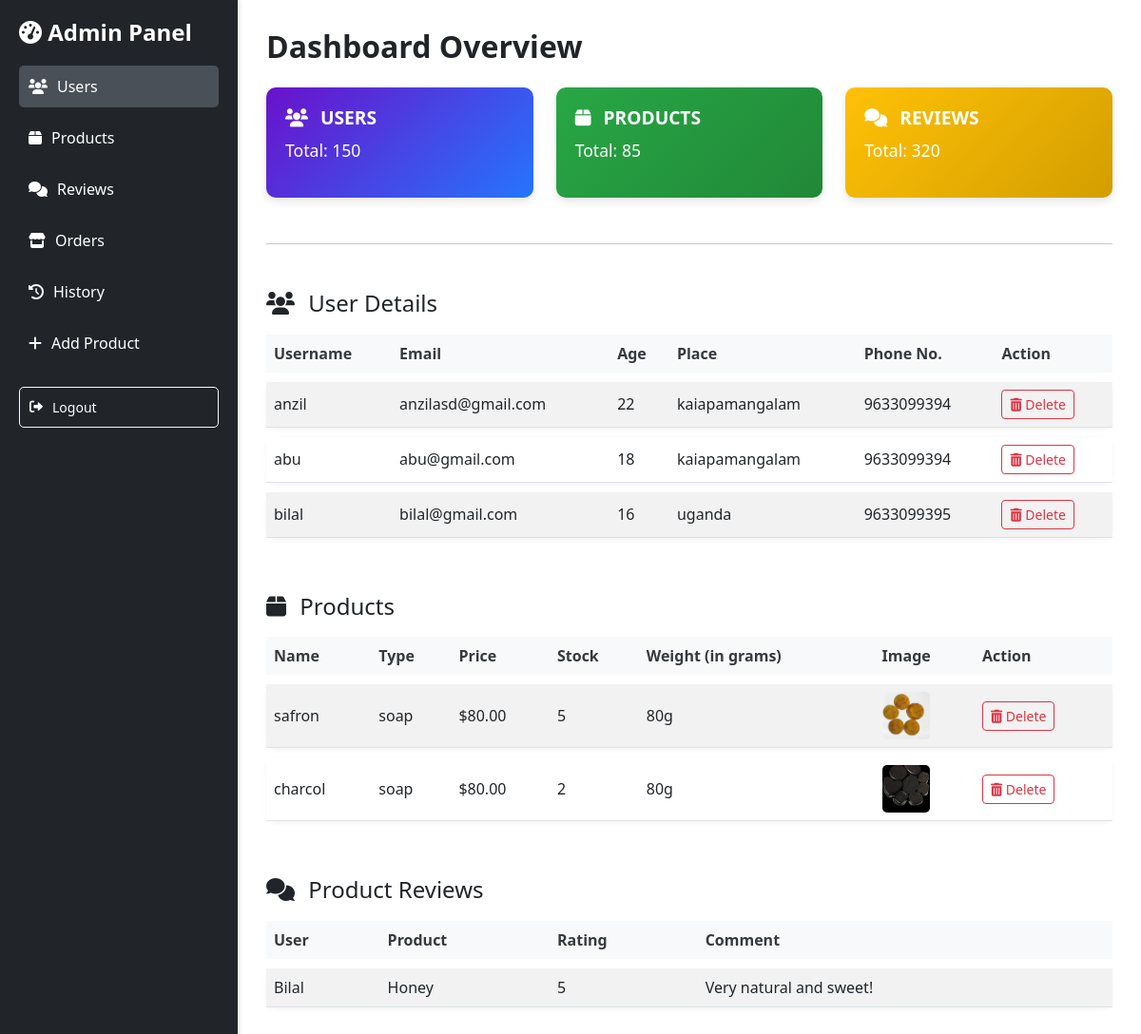
The page /admindashboard/ on the database as committed earlier.
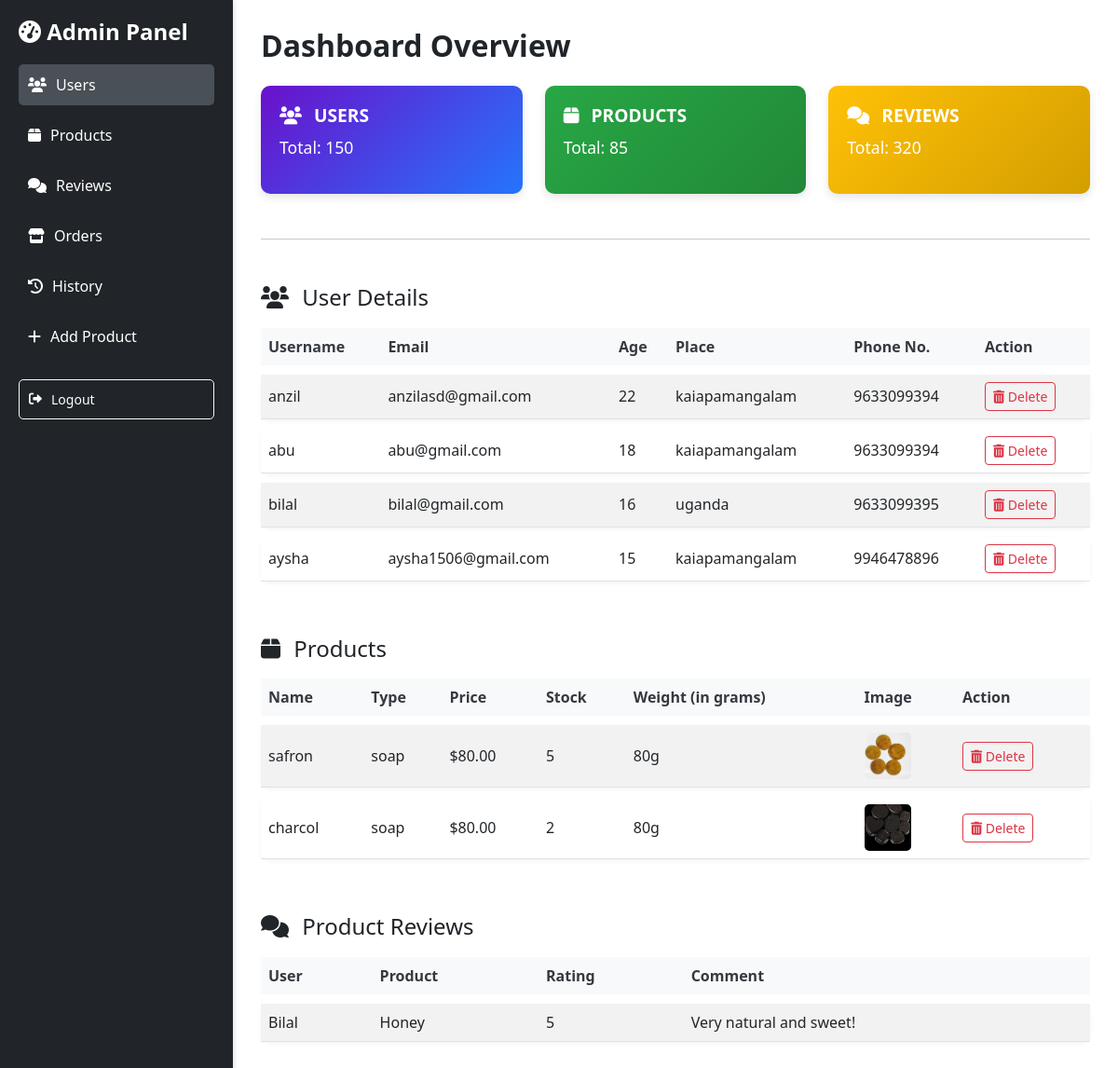
The same page on the database as committed later.
### myapp/models.py (models this page shows, shortened)
class Userdetails(AbstractUser):
    age = models.IntegerField(default=15, blank=True, null=True)
    phoneNumber = models.CharField(max_length=15, default="0000000000", blank=True)
    place = models.CharField(max_length=255, default='Unknown', blank=True)

class product_details(models.Model):
    product_name=models.CharField(max_length=100)
    type=models.CharField(max_length=50)
    weight=models.IntegerField(max_length=10)
    price=models.DecimalField(max_digits=10 ,decimal_places=2)
    stock=models.PositiveIntegerField()
    image=models.ImageField(upload_to='product/')
    is_available=models.BooleanField(default=True)

### myapp/views.py (the view)
# urls.py: path('admindashboard/',views.dashboard_view,name="admin_dashboard"),
def dashboard_view(request):
    users=Userdetails.objects.all()
    products=product_details.objects.all()
    context={
       'users':users,
       "products":products,
         }
    return render(request,"./admin_dashboard.html",context)

### myapp/templates/admin_dashboard.html (shortened to what this page needs)
{% load static %}
<!DOCTYPE html>
<html>
<head>
  <link href="https://cdn.jsdelivr.net/npm/bootstrap@5.3.0/dist/css/bootstrap.min.css" rel="stylesheet">
  <link href="https://cdnjs.cloudflare.com/ajax/libs/font-awesome/6.0.0-beta3/css/all.min.css" rel="stylesheet">
</head>
<body>
  <div class="sidebar">
    <h4><i class="fas fa-tachometer-alt"></i> Admin Panel</h4>
    <a href="#users" class="active"><i class="fas fa-users"></i> Users</a>
    <a href="#products"><i class="fas fa-box"></i> Products</a>
    <a href="#reviews"><i class="fas fa-comments"></i> Reviews</a>
    <a href="{% url 'order' %}"><i class="fa-solid fa-store"></i> Orders</a>
    <a href="{% url 'history' %}"><i class='fa fa-history'></i> History</a>
    <a href="{% url 'add_product' %}"><i class="fas fa-plus"></i> Add Product</a>
    <a href="{% url 'logout' %}" class="btn btn-outline-light btn-sm mt-4"><i class="fas fa-sign-out-alt"></i> Logout</a>
  </div>
  <div class="main-content">
    <h2 class="mb-4">Dashboard Overview</h2>
    <div class="row g-4">
      <div class="col-md-4">
        <div class="card-box bg-primary text-white">
          <h5><i class="fas fa-users me-2"></i> USERS</h5>
          <p>Total: 150</p>
        </div>
      </div>
      <div class="col-md-4">
        <div class="card-box bg-success text-white">
          <h5><i class="fas fa-box me-2"></i> PRODUCTS</h5>
          <p>Total: 85</p>
        </div>
      </div>
      <div class="col-md-4">
        <div class="card-box bg-warning text-white">
          <h5><i class="fas fa-comments me-2"></i> REVIEWS</h5>
          <p>Total: 320</p>
        </div>
      </div>
    </div>
    <hr class="my-5">
    <h4 id="users"><i class="fas fa-users me-2"></i> User Details</h4>
    <table class="table table-striped">
      <thead>
        <tr>
          <th>Username</th>
          <th>Email</th>
          <th>Age</th>
          <th>Place</th>
          <th>Phone No.</th>
          <th>Action</th>
        </tr>
      </thead>
      <tbody>
        {% for user in users %}
        <tr>
          <td>{{ user.username }}</td>
          <td>{{ user.email }}</td>
          <td>{{ user.age }}</td>
          <td>{{ user.place }}</td>
          <td>{{ user.phoneNumber }}</td>
          <td>
            <form action="{% url 'deleteuser' user.email %}" method="POST" style="display:inline;">
              <button type="submit" class="btn btn-outline-danger btn-sm"><i class="fas fa-trash-alt"></i> Delete</button>
            </form>
          </td>
        </tr>
        {% endfor %}
      </tbody>
    </table>
    <h4 id="products" class="mt-5"><i class="fas fa-box me-2"></i> Products</h4>
    <table class="table table-striped">
      <thead>
        <tr>
          <th>Name</th>
          <th>Type</th>
          <th>Price</th>
          <th>Stock</th>
          <th>Weight (in grams)</th>
          <th>Image</th>
          <th>Action</th>
        </tr>
      </thead>
      <tbody>
        {% for product in products %}
        <tr>
          <td>{{ product.product_name }}</td>
          <td>{{ product.type }}</td>
          <td>${{ product.price }}</td>
          <td>{{ product.stock }}</td>
          <td>{{ product.weight }}g</td>
          <td><img class="image" src="{{ product.image.url }}" alt="Product Image"></td>
          <td>
            <form action="{% url 'deleteproduct' product.id %}" method="POST" style="display:inline;">
              <button type="submit" class="btn btn-outline-danger btn-sm"><i class="fas fa-trash-alt"></i> Delete</button>
            </form>
          </td>
        </tr>
        {% endfor %}
      </tbody>
    </table>
    <h4 id="reviews" class="mt-5"><i class="fas fa-comments me-2"></i> Product Reviews</h4>
    <table class="table table-striped">
      <thead>
        <tr>
          <th>User</th>
          <th>Product</th>
          <th>Rating</th>
          <th>Comment</th>
        </tr>
      </thead>
      <tbody>
        <tr>
          <td>Bilal</td>
          <td>Honey</td>
          <td>5</td>
          <td>Very natural and sweet!</td>
        </tr>
      </tbody>
    </table>
  </div>
</body>
</html>

Rows that differ between the two databases and show on the page:
added Userdetails: username "aysha", email "aysha1506@gmail.com", age "15", place "kaiapamangalam", phoneNumber "9946478896"
